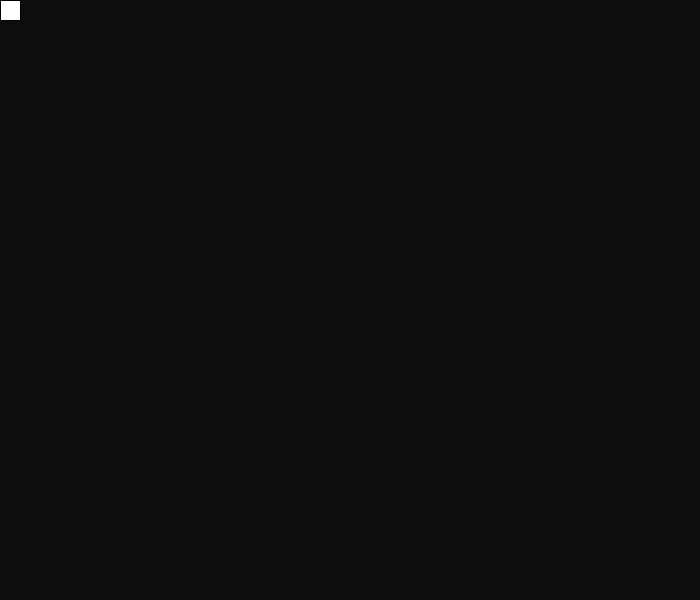
Frame 1 (no input)
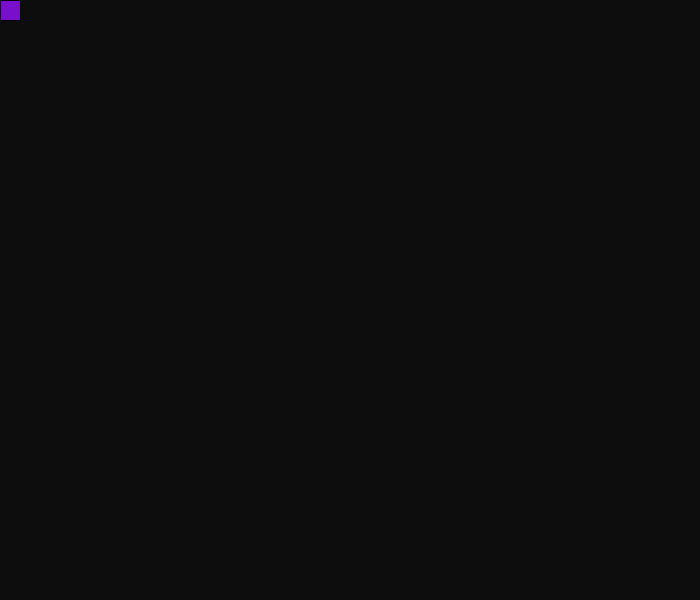
Frame 60 (the mouse pressed at the canvas centre just before this capture)
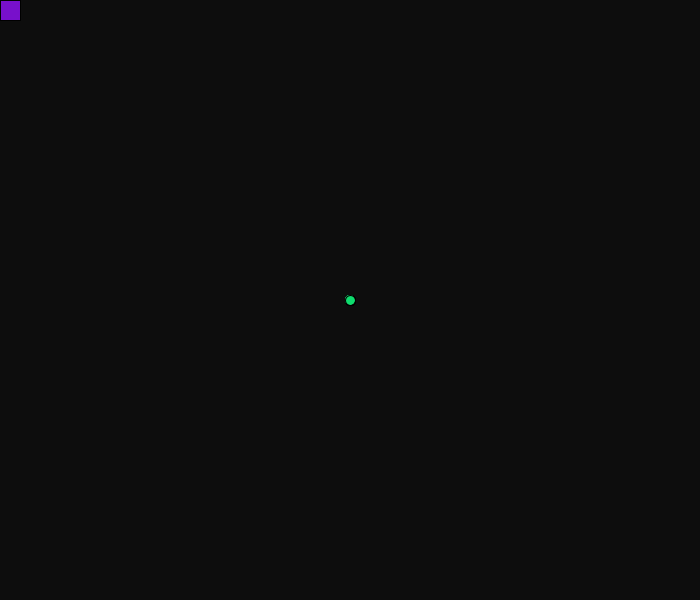
Frame 120 (the mouse held since frame 60 and released just before this capture)

The Processing sketch that drew these frames (run headless with seeded random() and noise(); from frame 60 on, the mouse is pressed at the canvas centre):

// Processing sketch: processing_158064
// ── processing_158064.pde

void setup() {
  size(700, 600);
  background(13);}
void draw()
{
  println (mousePressed);
  if (mousePressed) {
    ellipse(mouseX, mouseY, 10, 10);
    fill(15, 220, 110);
  }
  else {
    rect(mouseY, mouseX, 20, 20);
    fill(120, 16, 203);
  }
}
